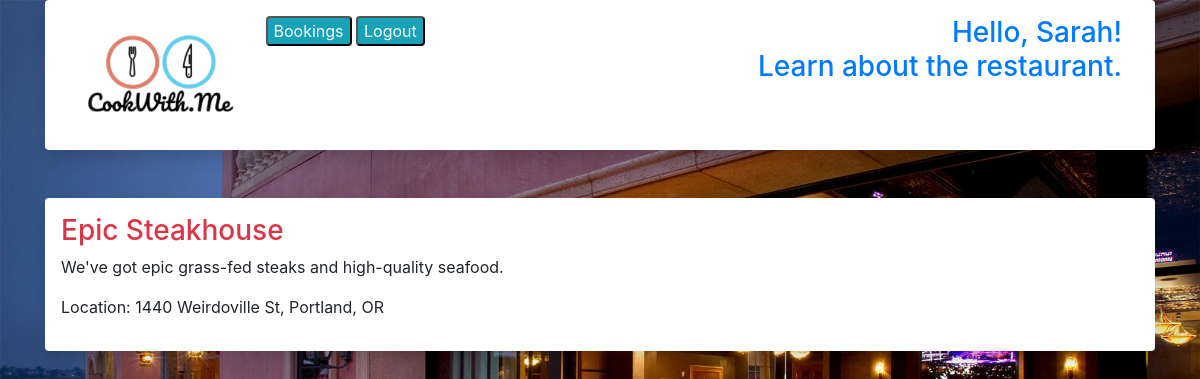
Page /restaurant/2 (signed in) on the committed database.
### cook_with_me_app/models.py (models this page shows)
class User(models.Model):
    restaurant_manager = models.BooleanField(default=False)
    first_name = models.CharField(max_length=55)
    last_name = models.CharField(max_length=55)
    email = models.CharField(max_length=155)
    password = models.CharField(max_length=155)
    created_at = models.DateTimeField(auto_now_add=True)
    updated_at = models.DateTimeField(auto_now=True)
    objects = UserManager()

class Restaurant(models.Model):
    name = models.CharField(max_length=155)
    city = models.CharField(max_length=55)
    state = models.CharField(max_length=55)
    street = models.CharField(max_length=155)
    description = models.TextField()
    created_at = models.DateTimeField(auto_now_add=True)
    updated_at = models.DateTimeField(auto_now=True)
    objects = RestaurantManager()

### cook_with_me_app/views.py (the view)
# urls.py: path('restaurant/<int:course_id>', views.restaurant),
def restaurant(request, course_id):
    context = {
        "user": User.objects.get(id=request.session['userid']),
        "restaurant": Restaurant.objects.get(id=course_id),
    }
    return render(request, "restaurant.html", context)

### cook_with_me_app/templates/restaurant.html (shortened to what this page needs)
<!DOCTYPE html>
<html lang="en">
<head>
    <link rel="stylesheet" href="https://stackpath.bootstrapcdn.com/bootstrap/4.4.1/css/bootstrap.min.css">
    {% load static %}
</head>
<body>
    <body>
        <div class="container">
            <div class="shadow p-3 mb-5 bg-white rounded">
                <div class="leftside">
                    <a href="/"><img src="{% static '/images/logo.png' %}" width="200" class="d-inline-block align-top" alt="cook with me logo"></a>
                    <a href="/bookings"><input type="button" value="Bookings" class="text-light bg-info rounded"></a>
                    <a href="/logout"><input type="button" value="Logout" class="text-light bg-info rounded"></a>
                </div>
                <div class="rightside">
                    <h3 class="text-primary">Hello, {{user.first_name}}!<br> Learn about the restaurant.</h3>
                </div>
            </div>
            <div class="shadow p-3 mb-5 bg-white rounded">
                <h3 class="text-danger">{{restaurant.name}}</h3>
                <p>{{restaurant.description}}</p>
                <p>Location: {{restaurant.street}}, {{restaurant.city}}, {{restaurant.state}}</p>
            </div>
        </div>
    </body>
</body>
</html>

### rows in the picture
User: first_name "Sarah"
Restaurant: name "Epic Steakhouse", description "We've got epic grass-fed steaks and high-quality seafood.", street "1440 Weirdoville St", city "Portland", state "OR"
